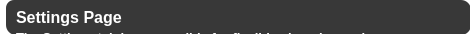
               <widget class="QFrame" name="faq_settings_page_white_background">
                <property name="minimumSize">
                 <size>
                  <width>470</width>
                  <height>34</height>
                 </size>
                </property>
                <property name="maximumSize">
                 <size>
                  <width>470</width>
                  <height>34</height>
                 </size>
                </property>
                <property name="styleSheet">
                 <string notr="true">background-color: #FFF;
border-radius: 10px;
border-top-right-radius: 17px;
border-bottom-right-radius: 17px;</string>
                </property>
                <property name="frameShape">
                 <enum>QFrame::StyledPanel</enum>
                </property>
                <property name="frameShadow">
                 <enum>QFrame::Raised</enum>
                </property>
                <layout class="QVBoxLayout" name="verticalLayout_29">
                 <property name="spacing">
                  <number>0</number>
                 </property>
                 <property name="leftMargin">
                  <number>6</number>
                 </property>
                 <property name="topMargin">
                  <number>0</number>
                 </property>
                 <property name="rightMargin">
                  <number>0</number>
                 </property>
                 <property name="bottomMargin">
                  <number>0</number>
                 </property>
                 <item>
                  <widget class="QFrame" name="faq_settings_page_grey_background">
                   <property name="minimumSize">
                    <size>
                     <width>465</width>
                     <height>35</height>
                    </size>
                   </property>
                   <property name="styleSheet">
                    <string notr="true">QFrame {
	background-color: #383838;
	border-radius: 10px;
	border-top-left-radius: 8px;
}
QFrame:hover{
	background-color: #3C3C3C;
}</string>
                   </property>
                   <property name="frameShape">
                    <enum>QFrame::StyledPanel</enum>
                   </property>
                   <property name="frameShadow">
                    <enum>QFrame::Raised</enum>
                   </property>
                   <widget class="QLabel" name="faq_settings_page_title">
                    <property name="geometry">
                     <rect>
                      <x>10</x>
                      <y>0</y>
                      <width>401</width>
                      <height>35</height>
                     </rect>
                    </property>
                    <property name="font">
                     <font>
                      <family>Segoe UI</family>
                      <pointsize>12</pointsize>
                      <weight>75</weight>
                      <bold>true</bold>
                     </font>
                    </property>
                    <property name="styleSheet">
                     <string notr="true">color: #FFF;
background: none;</string>
                    </property>
                    <property name="text">
                     <string>Settings Page</string>
                    </property>
                   </widget>
                   <widget class="QPushButton" name="faq_settings_page_btn">
                    <property name="geometry">
                     <rect>
                      <x>410</x>
                      <y>0</y>
                      <width>55</width>
                      <height>31</height>
                     </rect>
                    </property>
                    <property name="minimumSize">
                     <size>
                      <width>55</width>
                      <height>31</height>
                     </size>
                    </property>
                    <property name="maximumSize">
                     <size>
                      <width>55</width>
                      <height>31</height>
                     </size>
                    </property>
                    <property name="styleSheet">
                     <string notr="true">background: none;</string>
                    </property>
                    <property name="text">
                     <string/>
                    </property>
                    <property name="icon">
                     <iconset resource="imgs.qrc">
                      <normaloff>:/general/imgs/general/down_arrow.png</normaloff>:/general/imgs/general/down_arrow.png</iconset>
                    </property>
                    <property name="iconSize">
                     <size>
                      <width>20</width>
                      <height>20</height>
                     </size>
                    </property>
                   </widget>
                   <widget class="QLabel" name="faq_settings_page_text">
                    <property name="geometry">
                     <rect>
                      <x>10</x>
                      <y>30</y>
                      <width>401</width>
                      <height>71</height>
                     </rect>
                    </property>
                    <property name="font">
                     <font>
                      <family>Segoe UI</family>
                      <pointsize>10</pointsize>
                      <weight>75</weight>
                      <bold>true</bold>
                     </font>
                    </property>
                    <property name="styleSheet">
                     <string notr="true">color: #FFF;
background: none;</string>
                    </property>
                    <property name="text">
                     <string>&lt;html&gt;&lt;head/&gt;&lt;body&gt;&lt;p&gt;The Settings tab is responsible for flexibly changing various program parameters to improve its performance.&lt;/p&gt;&lt;/body&gt;&lt;/html&gt;</string>
                    </property>
                    <property name="scaledContents">
                     <bool>true</bool>
                    </property>
                    <property name="alignment">
                     <set>Qt::AlignLeading|Qt::AlignLeft|Qt::AlignTop</set>
                    </property>
                    <property name="wordWrap">
                     <bool>true</bool>
                    </property>
                   </widget>
                  </widget>
                 </item>
                </layout>
               </widget>
